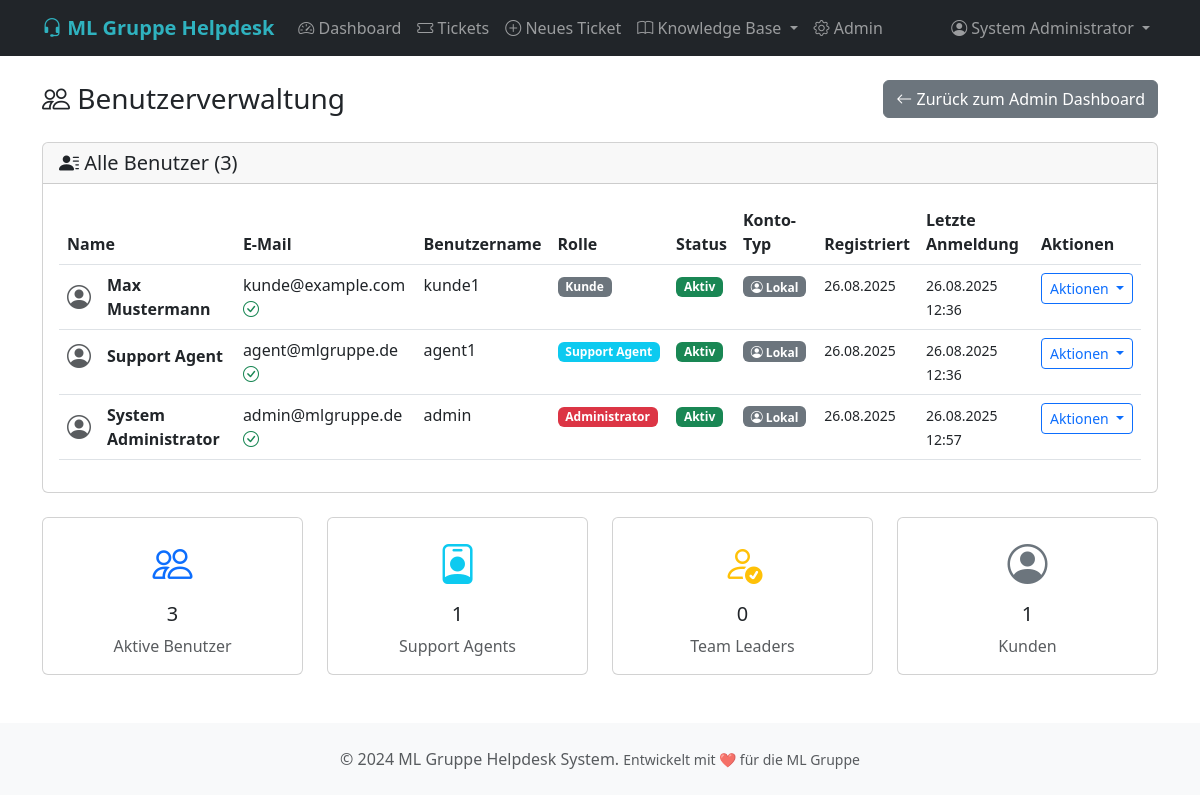
/admin/users (signed in), run on an earlier commit of the app's database.
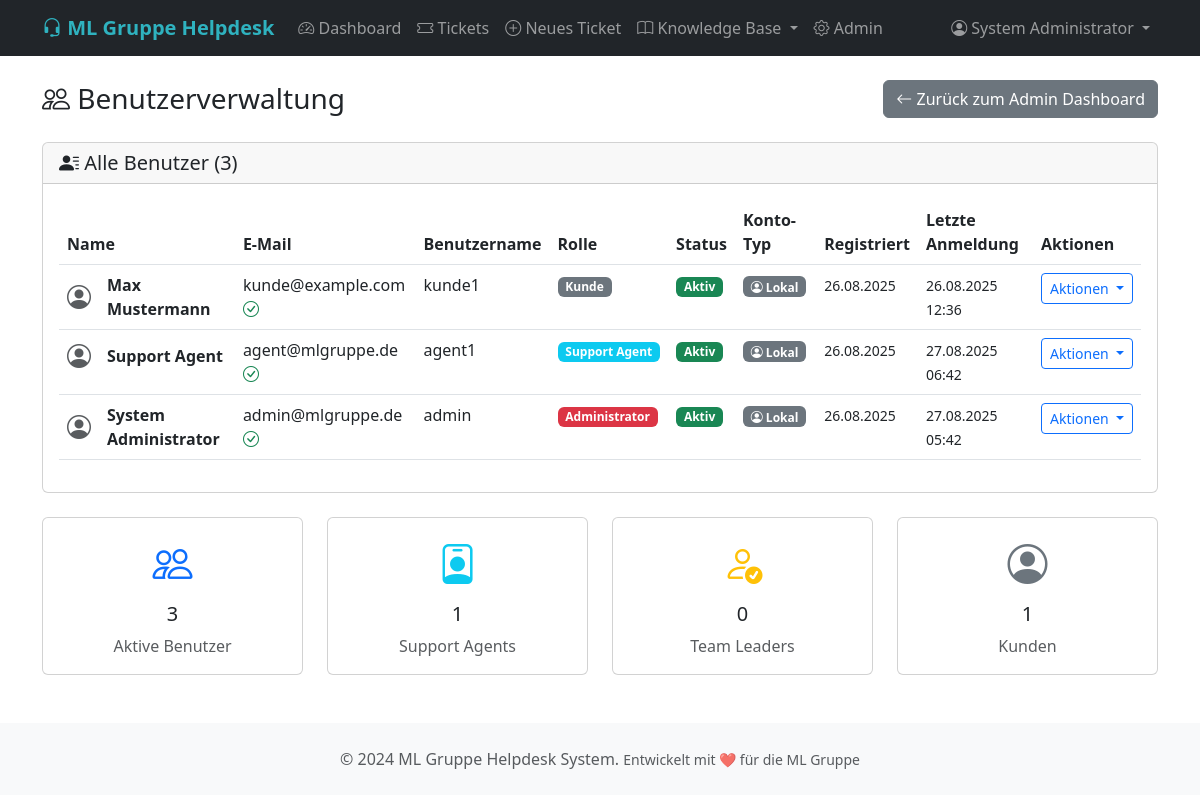
And on a later commit of the database.
### app/models/user.py (models this page shows, shortened)
class User(UserMixin, db.Model):
    __tablename__ = 'users'
    id = db.Column(db.Integer, primary_key=True)
    username = db.Column(db.String(80), unique=True, nullable=False, index=True)
    email = db.Column(db.String(120), unique=True, nullable=False, index=True)
    password_hash = db.Column(db.String(255))
    first_name = db.Column(db.String(100), nullable=False)
    last_name = db.Column(db.String(100), nullable=False)
    role = db.Column(db.String(20), nullable=False, default='customer', index=True)
    microsoft_id = db.Column(db.String(100), unique=True, nullable=True)
    microsoft_token = db.Column(db.Text, nullable=True)
    phone = db.Column(db.String(20))
    department = db.Column(db.String(100))
    location = db.Column(db.String(100))
    is_active = db.Column(db.Boolean, default=True, index=True)
    email_verified = db.Column(db.Boolean, default=False)
    last_login = db.Column(db.DateTime, default=datetime.utcnow)
    created_at = db.Column(db.DateTime, default=datetime.utcnow, index=True)
    updated_at = db.Column(db.DateTime, default=datetime.utcnow, onupdate=datetime.utcnow)
    created_tickets = db.relationship('Ticket', foreign_keys='Ticket.created_by', backref='creator', lazy='dynamic')
    assigned_tickets = db.relationship('Ticket', foreign_keys='Ticket.assigned_to', backref='assignee', lazy='dynamic')
    comments = db.relationship('TicketComment', backref='author', lazy='dynamic')
    audit_logs = db.relationship('AuditLog', backref='user', lazy='dynamic')
    @property
    def full_name(self):
        return f"{self.first_name} {self.last_name}"

### app/admin/routes.py (the view)
@bp.route('/users')
@login_required
@admin_required
def manage_users():
    users = User.query.order_by(User.created_at.desc()).all()
    return render_template('admin/users.html', users=users)

### app/__init__.py (called while the page is built)
@login_manager.user_loader
def load_user(user_id):
    from app.models.user import User
    return User.query.get(int(user_id))

### app/templates/admin/users.html (shortened to what this page needs)
{% extends "base.html" %}
{% block content %}
<div class="d-flex justify-content-between align-items-center mb-4">
    <h1 class="h3 mb-0">
        <i class="bi bi-people"></i> Benutzerverwaltung
    </h1>
    <a href="{{ url_for('admin.dashboard') }}" class="btn btn-secondary">
        <i class="bi bi-arrow-left"></i> Zurück zum Admin Dashboard
    </a>
</div>
<div class="card">
    <div class="card-header">
        <h5 class="card-title mb-0">
            <i class="bi bi-person-lines-fill"></i> Alle Benutzer ({{ users|length }})
        </h5>
    </div>
    <div class="card-body">
        {% if users %}
            <div class="table-responsive">
                <table class="table">
                    <thead>
                        <tr>
                            <th>Name</th>
                            <th>E-Mail</th>
                            <th>Benutzername</th>
                            <th>Rolle</th>
                            <th>Status</th>
                            <th>Konto-Typ</th>
                            <th>Registriert</th>
                            <th>Letzte Anmeldung</th>
                            <th>Aktionen</th>
                        </tr>
                    </thead>
                    <tbody>
                        {% for user in users %}
                        <tr>
                            <td>
                                <div class="d-flex align-items-center">
                                    <div class="me-3">
                                        <i class="bi bi-person-circle fs-4 text-muted"></i>
                                    </div>
                                    <div>
                                        <div class="fw-bold">{{ user.full_name }}</div>
                                    </div>
                                </div>
                            </td>
                            <td>
                                {{ user.email }}
                                {% if user.email_verified %}
                                    <i class="bi bi-check-circle text-success" title="Verifiziert"></i>
                                {% else %}
                                    <i class="bi bi-exclamation-circle text-warning" title="Nicht verifiziert"></i>
                                {% endif %}
                            </td>
                            <td>{{ user.username }}</td>
                            <td>
                                {% if user.role == 'admin' %}
                                    <span class="badge bg-danger">Administrator</span>
                                {% elif user.role == 'team_leader' %}
                                    <span class="badge bg-warning">Team Leader</span>
                                {% elif user.role == 'support_agent' %}
                                    <span class="badge bg-info">Support Agent</span>
                                {% elif user.role == 'customer' %}
                                    <span class="badge bg-secondary">Kunde</span>
                                {% else %}
                                    <span class="badge bg-light text-dark">{{ user.role.title() }}</span>
                                {% endif %}
                            </td>
                            <td>
                                {% if user.is_active %}
                                    <span class="badge bg-success">Aktiv</span>
                                {% else %}
                                    <span class="badge bg-danger">Inaktiv</span>
                                {% endif %}
                            </td>
                            <td>
                                {% if user.microsoft_id %}
                                    <span class="badge bg-primary">
                                        <i class="bi bi-microsoft"></i> Microsoft
                                    </span>
                                {% else %}
                                    <span class="badge bg-secondary">
                                        <i class="bi bi-person-circle"></i> Lokal
                                    </span>
                                {% endif %}
                            </td>
                            <td>
                                <small>{{ user.created_at.strftime('%d.%m.%Y') }}</small>
                            </td>
                            <td>
                                {% if user.last_login %}
                                    <small>{{ user.last_login.strftime('%d.%m.%Y %H:%M') }}</small>
                                {% else %}
                                    <small class="text-muted">Nie</small>
                                {% endif %}
                            </td>
                            <td>
                                <div class="btn-group" role="group">
                                    <button type="button" class="btn btn-sm btn-outline-primary dropdown-toggle" data-bs-toggle="dropdown">
                                        Aktionen
                                    </button>
                                </div>
                            </td>
                        </tr>
                        {% endfor %}
                    </tbody>
                </table>
            </div>
        {% else %}
            <div class="text-center py-5">
                <i class="bi bi-people fs-1 text-muted"></i>
                <h4 class="text-muted mt-3">Keine Benutzer gefunden</h4>
                <p class="text-muted">Es sind keine Benutzer im System registriert.</p>
            </div>
        {% endif %}
    </div>
</div>
<div class="row mt-4">
    <div class="col-md-3">
        <div class="card text-center">
            <div class="card-body">
                <i class="bi bi-people fs-1 text-primary"></i>
                <h5 class="card-title mt-2">{{ users|selectattr('is_active', 'equalto', True)|list|length }}</h5>
                <p class="card-text text-muted">Aktive Benutzer</p>
            </div>
        </div>
    </div>
    <div class="col-md-3">
        <div class="card text-center">
            <div class="card-body">
                <i class="bi bi-person-badge fs-1 text-info"></i>
                <h5 class="card-title mt-2">{{ users|selectattr('role', 'equalto', 'support_agent')|list|length }}</h5>
                <p class="card-text text-muted">Support Agents</p>
            </div>
        </div>
    </div>
    <div class="col-md-3">
        <div class="card text-center">
            <div class="card-body">
                <i class="bi bi-person-check fs-1 text-warning"></i>
                <h5 class="card-title mt-2">{{ users|selectattr('role', 'equalto', 'team_leader')|list|length }}</h5>
                <p class="card-text text-muted">Team Leaders</p>
            </div>
        </div>
    </div>
    <div class="col-md-3">
        <div class="card text-center">
            <div class="card-body">
                <i class="bi bi-person-circle fs-1 text-secondary"></i>
                <h5 class="card-title mt-2">{{ users|selectattr('role', 'equalto', 'customer')|list|length }}</h5>
                <p class="card-text text-muted">Kunden</p>
            </div>
        </div>
    </div>
</div>
{% endblock %}

### app/templates/base.html (shortened to what this page needs)
<!DOCTYPE html>
<html lang="de">
<head>
    <link href="https://cdn.jsdelivr.net/npm/bootstrap@5.3.0/dist/css/bootstrap.min.css" rel="stylesheet">
    <link href="https://cdn.jsdelivr.net/npm/bootstrap-icons@1.11.0/font/bootstrap-icons.css" rel="stylesheet">
</head>
<body>
    <nav class="navbar navbar-expand-lg navbar-dark bg-dark">
        <div class="container">
            <a class="navbar-brand" href="{{ url_for('main.index') }}">
                <i class="bi bi-headset"></i> ML Gruppe Helpdesk
            </a>
            <div class="collapse navbar-collapse" id="navbarNav">
                <ul class="navbar-nav me-auto">
                    {% if current_user.is_authenticated %}
                        {% if current_user.role in ['admin', 'team_leader', 'support_agent'] %}
                            <li class="nav-item">
                                <a class="nav-link" href="{{ url_for('tickets.dashboard') }}">
                                    <i class="bi bi-speedometer2"></i> Dashboard
                                </a>
                            </li>
                            <li class="nav-item">
                                <a class="nav-link" href="{{ url_for('tickets.list_tickets') }}">
                                    <i class="bi bi-ticket"></i> Tickets
                                </a>
                            </li>
                        {% endif %}
                        <li class="nav-item">
                            <a class="nav-link" href="{{ url_for('tickets.create_ticket') }}">
                                <i class="bi bi-plus-circle"></i> Neues Ticket
                            </a>
                        </li>
                        <li class="nav-item dropdown">
                            <a class="nav-link dropdown-toggle" href="#" id="knowledgeDropdown" role="button" data-bs-toggle="dropdown">
                                <i class="bi bi-book"></i> Knowledge Base
                            </a>
                        </li>
                        {% if current_user.role == 'admin' %}
                            <li class="nav-item">
                                <a class="nav-link" href="{{ url_for('admin.dashboard') }}">
                                    <i class="bi bi-gear"></i> Admin
                                </a>
                            </li>
                        {% endif %}
                    {% endif %}
                </ul>
                <ul class="navbar-nav">
                    {% if current_user.is_authenticated %}
                        <li class="nav-item dropdown">
                            <a class="nav-link dropdown-toggle" href="#" id="navbarDropdown" role="button" data-bs-toggle="dropdown">
                                <i class="bi bi-person-circle"></i> {{ current_user.full_name }}
                            </a>
                        </li>
                    {% else %}
                        <li class="nav-item">
                            <a class="nav-link" href="{{ url_for('auth.login') }}">
                                <i class="bi bi-box-arrow-in-right"></i> Anmelden
                            </a>
                        </li>
                    {% endif %}
                </ul>
            </div>
        </div>
    </nav>
    <main class="container mt-4">
        {% block content %}{% endblock %}
    </main>
    <footer class="bg-light mt-5 py-4">
        <div class="container text-center">
            <p class="text-muted mb-0">
                &copy; 2024 ML Gruppe Helpdesk System.
                <small>Entwickelt mit ❤️ für die ML Gruppe</small>
            </p>
        </div>
    </footer>
</body>
</html>

### app/templates/base.html (style rules this page uses)
:root { --ml-primary: #2fb2bf; --ml-primary-dark: #058eab; --ml-secondary: #2172aa; --ml-accent: #ff9a38; --ml-dark: #0c437b; --ml-light: #f9f9fb; }
.navbar-brand { color: var(--ml-primary) !important; font-weight: bold; }

What changed in the data, as far as the page shows it:
changed User "System Administrator": last_login "26.08.2025 12:57" → "27.08.2025 05:42"
changed User "Support Agent": last_login "26.08.2025 12:36" → "27.08.2025 06:42"
